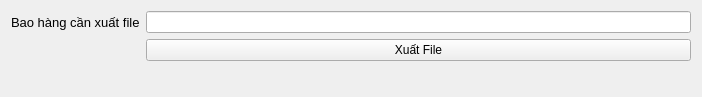
<?xml version="1.0" encoding="UTF-8"?>
<ui version="4.0">
 <class>Form</class>
 <widget class="QWidget" name="Form">
  <property name="geometry">
   <rect>
    <x>0</x>
    <y>0</y>
    <width>702</width>
    <height>97</height>
   </rect>
  </property>
  <property name="windowTitle">
   <string>Form</string>
  </property>
  <layout class="QFormLayout" name="formLayout">
   <property name="fieldGrowthPolicy">
    <enum>QFormLayout::AllNonFixedFieldsGrow</enum>
   </property>
   <item row="1" column="0">
    <widget class="QLabel" name="label_3">
     <property name="font">
      <font>
       <pointsize>10</pointsize>
      </font>
     </property>
     <property name="text">
      <string>Bao hàng cần xuất file</string>
     </property>
    </widget>
   </item>
   <item row="1" column="1">
    <widget class="QLineEdit" name="lineEdit_baohang"/>
   </item>
   <item row="3" column="1">
    <widget class="QPushButton" name="pushButton_export">
     <property name="text">
      <string>Xuất File</string>
     </property>
    </widget>
   </item>
  </layout>
 </widget>
 <resources/>
 <connections/>
</ui>
